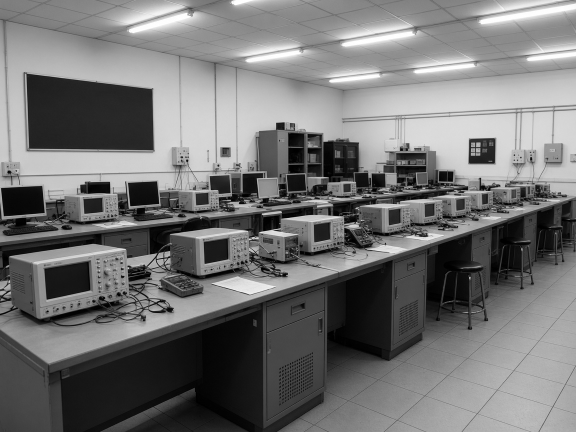
#> input picture seed/photos/lab_a.jpg, 1152 x 864 px (shown at 1/2 size)
$ python -i photo.py   (imports and definitions only)
#> lines starting #> are read from the running program, lines starting #| are printed output that depends on the picture
import os
"""4C · Infrastructure / Lab Photo Inspector (local equivalent of the GPU pipeline).
EXIF geotag extraction, perceptual hash + OpenCV ORB keypoint matching for reused photos, and simple
room-structure cues (straight-line/edge statistics). Production plugs DINOv2/LightGlue + a permissive-licence
object detector into `PhotoMatcher`/`RoomAnalyzer`."""
import math
import numpy as np
import cv2
try:
    import imagehash
except ImportError:  # slim serverless install: identical pHash computed with numpy below
    imagehash = None
from PIL import Image, ExifTags


# [22 lines left out: functions _ratio, exif_info, not called in this run]


_N = 32
_DCT = 2 * np.cos(np.pi * np.outer(np.arange(_N), 2 * np.arange(_N) + 1) / (2 * _N))  # scipy DCT-II (unnormalised)


# [12 lines left out: functions _phash_np, phash, not called in this run]


def phash_distance(a: str, b: str) -> int:
    return bin(int(a, 16) ^ int(b, 16)).count("1")


def _gray(path, maxdim=900):
#> called with path = '../../../seed/photos/lab_a.jpg', maxdim = 800
    img = cv2.imdecode(np.fromfile(path, dtype=np.uint8), cv2.IMREAD_GRAYSCALE)
#> img is the input picture: shape (864, 1152); min 0, max 255, mean 115.4
    s = maxdim / max(img.shape)
#> s = 0.694
    return cv2.resize(img, None, fx=s, fy=s) if s < 1 else img
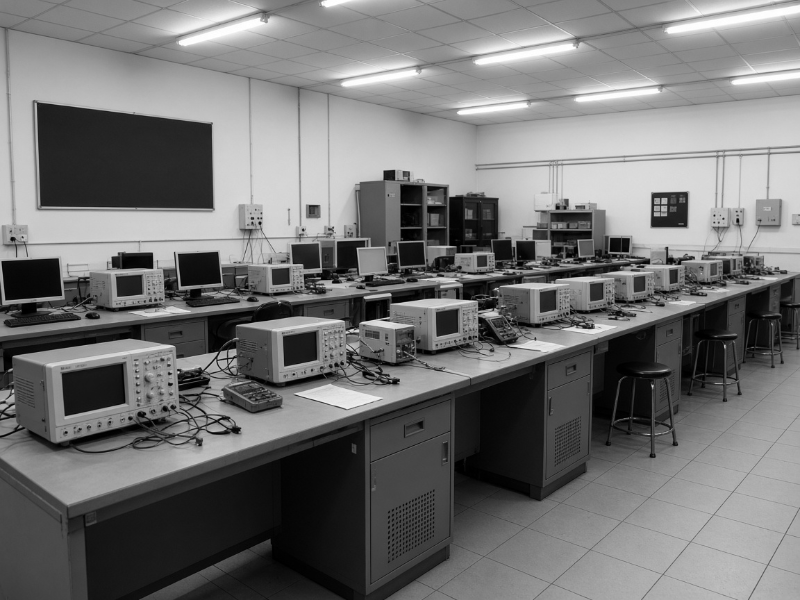
#> returned value: shape (600, 800); min 0, max 255, mean 115.3


# [21 lines left out: function orb_match, not called in this run]


def room_cues(path: str) -> dict:
    g = _gray(path, 800)
    edges = cv2.Canny(g, 60, 160)
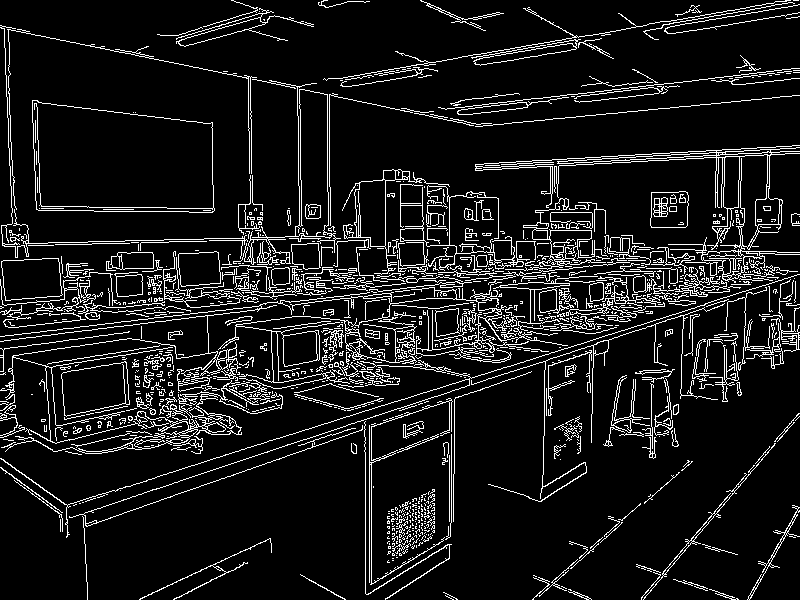
#> edges: shape (600, 800); 9.9% white in thin lines or dots
    lines = cv2.HoughLinesP(edges, 1, np.pi / 180, 80, minLineLength=60, maxLineGap=8)
#> lines = 166 rows, first 6: [221, 478, 430, 406], [0, 341, 266, 308], [501, 276, 622, 262], [340, 427, 701, 309], [338, 78, 586, 35], [109, 304, 171, 298]
    horiz = vert = 0
    for x1, y1, x2, y2 in (lines.reshape(-1, 4) if lines is not None else []):
        ang = abs(math.degrees(math.atan2(y2 - y1, x2 - x1)))
        if ang < 12 or ang > 168:
            horiz += 1
        elif 78 < ang < 102:
            vert += 1
#> this loop made 166 passes
#> (x1, y1, x2, y2, ang) on passes 1 to 12: (221, 478, 430, 406, 19.01), (0, 341, 266, 308, 7.07), (501, 276, 622, 262, 6.6), (340, 427, 701, 309, 18.1), (338, 78, 586, 35, 9.84), (109, 304, 171, 298, 5.53), (448, 272, 561, 261, 5.56), (599, 310, 746, 279, 11.91), (121, 321, 261, 306, 6.12), (279, 388, 346, 372, 13.43), (519, 335, 677, 299, 12.84), (316, 371, 384, 354, 14.04)
#> ang on passes 61, 63, 64, 65, 68, 70: 90, 11.63, 7.98, 3.05, 4.47, 2.64
#> after the loop, horiz = 97; vert = 15
    density = float(edges.mean() / 255)
#> density = 0.0987
    return {"straight_lines": int(0 if lines is None else len(lines)), "horizontal": horiz, "vertical": vert,
            "edge_density": round(density, 4), "brightness": round(float(g.mean()), 1),
            "indoor_structure_likely": horiz + vert >= 10,
            "method": "Canny + probabilistic Hough (local stand-in for room-structure model)"}


# [5 lines left out: function haversine_km, not called in this run]


# Thresholds calibrated on the SYNTHETIC eval set (ml/eval/REPORT.md); held-out synthetic precision 1.00 / recall 0.67
# vs 0.86 / 0.40 for the previous hand-set values (8, 40, 22). Not validated on real lab photos; override via env.
PHASH_DUP = int(os.getenv("PHOTO_PHASH_DUP", "2"))
ORB_DUP_INLIERS = int(os.getenv("PHOTO_ORB_INLIERS", "15"))
ORB_GATE_PHASH = int(os.getenv("PHOTO_ORB_GATE_PHASH", "64"))


# [14 lines left out: function analyze_photo, not called in this run]

>>> result = room_cues('../../../seed/photos/lab_a.jpg')
#> result = 7 items

$ run again, on seed/photos/lab_b.jpg
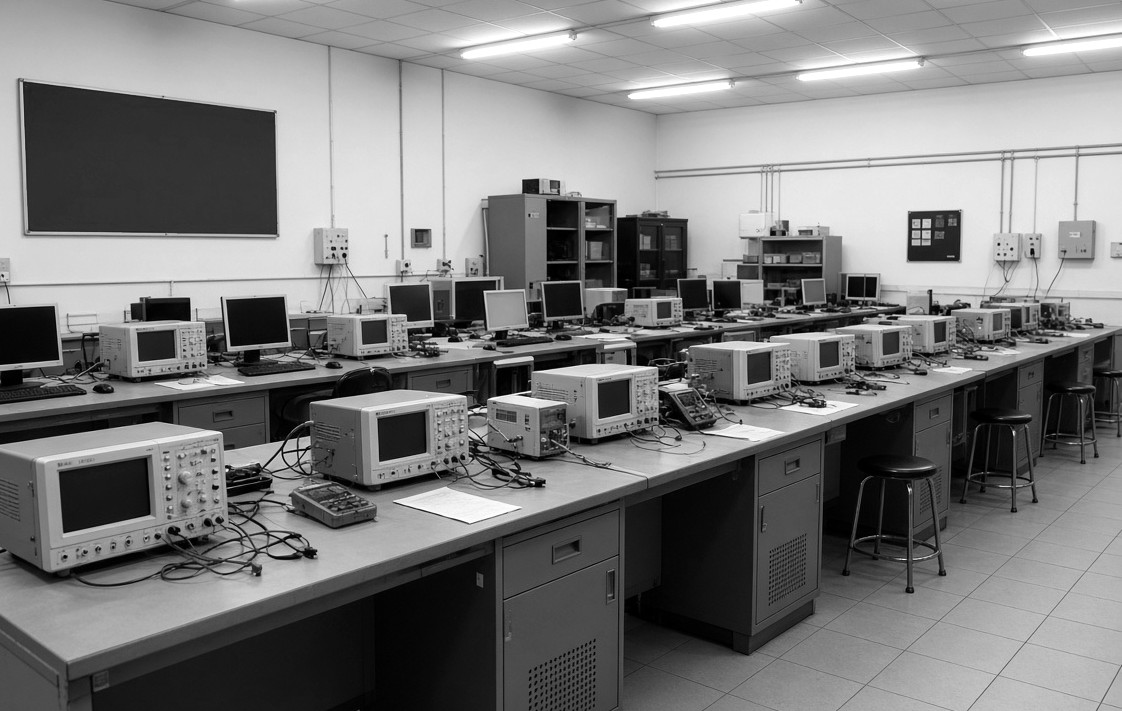
#> input picture seed/photos/lab_b.jpg, 1122 x 711 px
#> in _gray, img is the input picture: shape (711, 1122); min 0, max 255, mean 122.2
#> in room_cues, `edges = cv2.Canny(g, 60, 160)`:
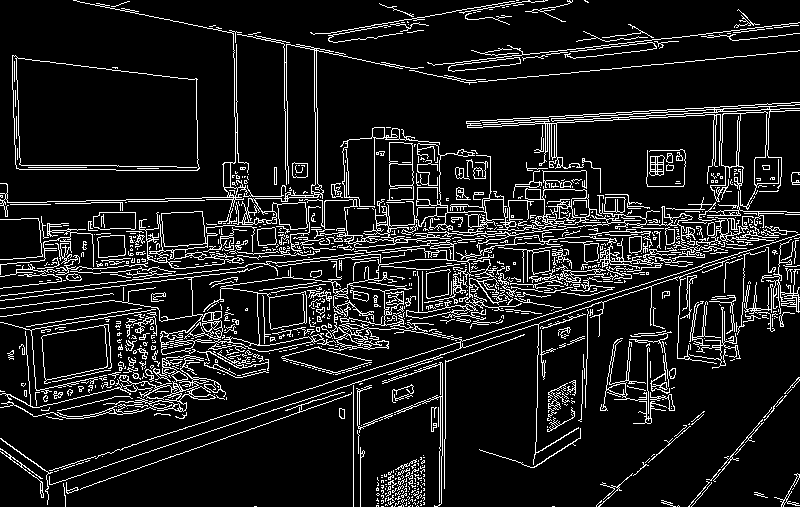
#> edges: shape (507, 800); 11.1% white in thin lines or dots
#> lines = 141 rows, first 6: [94, 483, 371, 387], [0, 300, 252, 269], [29, 387, 109, 370], [0, 296, 246, 266], [644, 259, 778, 228], [649, 264, 726, 247]
#> the loop in room_cues, `for x1, y1, x2, y2 in (lines.reshape(-1, 4) if lines is not None else ..` made 141 passes
#> (x1, y1, x2, y2, ang) on passes 1 to 8: (94, 483, 371, 387, 19.11), (0, 300, 252, 269, 7.01), (29, 387, 109, 370, 12), (0, 296, 246, 266, 6.95), (644, 259, 778, 228, 13.03), (649, 264, 726, 247, 12.45), (93, 265, 252, 251, 5.03), (611, 117, 792, 108, 2.85)
#> after the loop in room_cues, `for x1, y1, x2, y2 in (lines.reshape(-1, 4) if lines is not None else ..`: horiz = 76; vert = 10
#> density = 0.111
#> result = 7 items

$ run again, on seed/photos/server.jpg
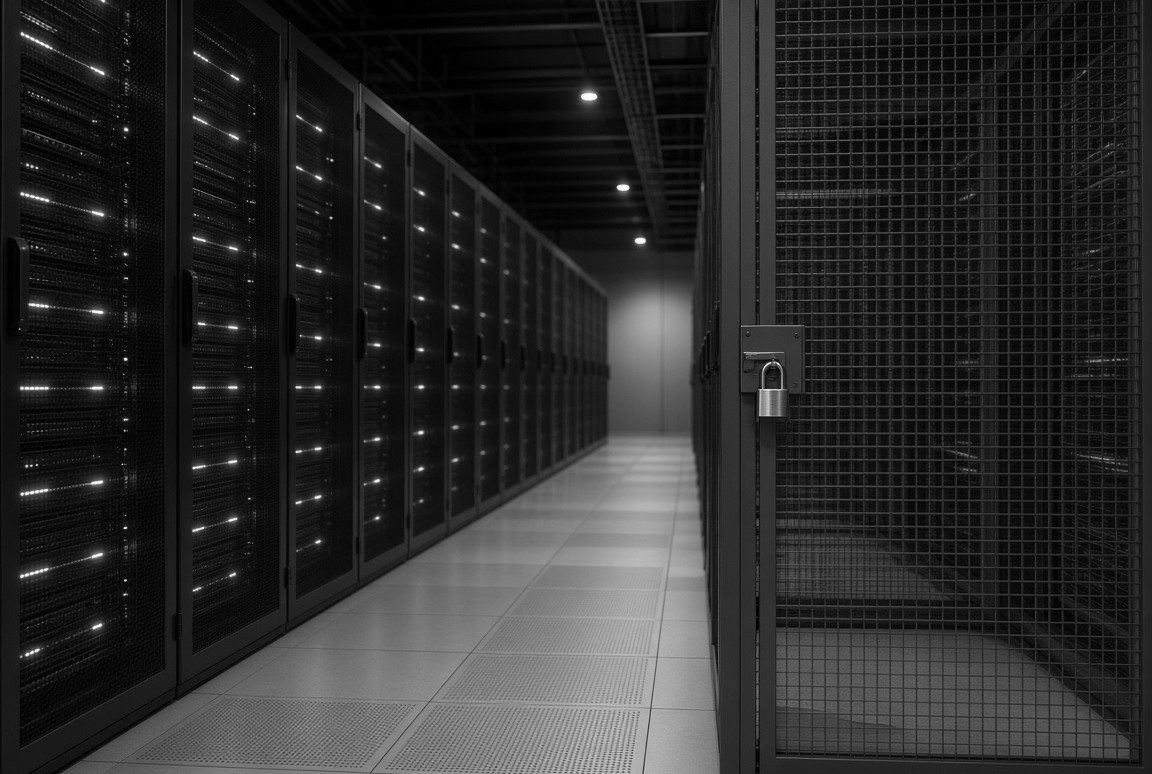
#> input picture seed/photos/server.jpg, 1152 x 774 px
#> in _gray, img is the input picture: shape (774, 1152); min 0, max 255, mean 43.9
#> in room_cues, `edges = cv2.Canny(g, 60, 160)`:
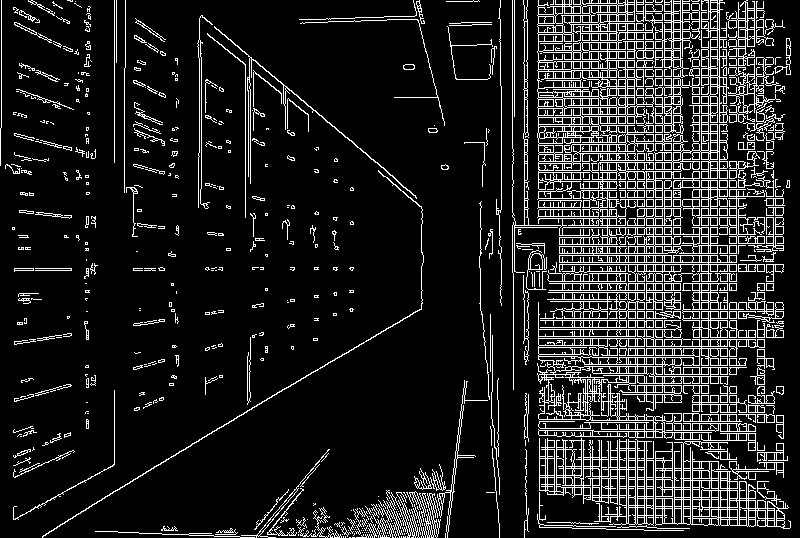
#> edges: shape (538, 800); 12.8% white in thin lines or dots
#> lines = 295 rows, first 6: [701, 449, 701, 0], [662, 402, 662, 0], [589, 499, 589, 0], [653, 530, 653, 0], [664, 402, 664, 0], [646, 530, 646, 2]
#> the loop in room_cues, `for x1, y1, x2, y2 in (lines.reshape(-1, 4) if lines is not None else ..` made 295 passes
#> (x1, y1, x2, y2, ang) on passes 1 to 8: (701, 449, 701, 0, 90), (662, 402, 662, 0, 90), (589, 499, 589, 0, 90), (653, 530, 653, 0, 90), (664, 402, 664, 0, 90), (646, 530, 646, 2, 90), (644, 401, 644, 101, 90), (699, 446, 699, 50, 90)
#> after the loop in room_cues, `for x1, y1, x2, y2 in (lines.reshape(-1, 4) if lines is not None else ..`: horiz = 35; vert = 248
#> density = 0.128
#> result = 7 items
